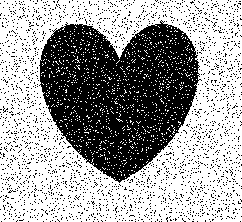
#> input picture src/flipped.png, 242 x 222 px, found by its file name
$ python denoise.py   (Python 2 division)
#> lines starting #> are read from the running program, lines starting #| are printed output that depends on the picture; after the words box and inside, x2 and y2 are one past the last pixel; in counts of white or black regions, pixels touching at a corner belong together
### src/util.py
#!/usr/bin/env python
# -*- coding: utf-8 -*-

"""Denoising utilities."""

import os
import argparse

import numpy as np


def sign(data, translate):
    """Map a dictionary for the element of data.

    Example:
        To convert every element in data with value 0 to -1, 255 to 1,
        use `signed = sign(data, {0: -1, 255: 1})`
    """
    temp = np.array(data)
    return np.vectorize(lambda x: translate[x])(temp)


def get_args(src="in.png", dest="flipped.png"):
    """Get default arguments for simulated annealing."""
#> in main, image is the input picture: PIL image 242x222 1; 62.9% white; 2279 black regions (2278 under 20 px), largest, box (x1, y1, x2, y2) and area: (39, 20, 202, 183) 16422
    parser = argparse.ArgumentParser()
    parser.add_argument("-i", "--input", type=str, default=src)
    parser.add_argument("-o", "--output", type=str, default=dest)
    parser.add_argument("-d", "--density", type=float, default=0.1)
    parser.add_argument("-b", "--beta", type=float, default=1e-3)
    parser.add_argument("-e", "--eta", type=float, default=2.1e-3)
    parser.add_argument("-a", "--argh", type=float, default=0.0)
    parser.add_argument("-k", "--kmax", type=int, default=15)
    parser.add_argument("-m", "--method", type=str, default='SA')
    args = parser.parse_args()

    # absolute path to the directory of this .py
    file_dir = os.path.dirname(os.path.realpath(__file__))
    parent_dir, _ = os.path.split(file_dir)
    args.input = os.path.join(parent_dir, 'img', args.input)
    args.output = os.path.join(parent_dir, 'img', args.output)
    return args

### src/denoise.py
#!/usr/bin/env python
# -*- coding: utf-8 -*-
"""Image denoising module."""

from random import random
import time
import os
import argparse

import numpy as np
import matplotlib.pyplot as plt
from PIL import Image

from util import *


def E_generator(beta, eta, h):
    """Generate energy function E and localized version of E.

    Usage: E, localized_E = E_generator(beta, eta, h)
    Formula:
        E = h * \sum{x_i} - beta * \sum{x_i x_j} - eta * \sum{x_i y_i}
    """
    def E(x, y):
        """Calculate energy for matrices x, y.

        Note: the computation is not localized, so this is quite expensive.
        """
        # sum of products of neighboring paris {xi, yi}
        xxm = np.zeros_like(x)
        xxm[:-1, :] = x[1:, :]  # down
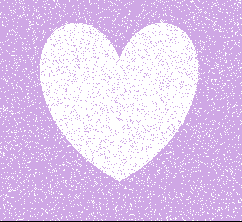
#> xxm: shape (222, 242) int64; 3 distinct labels, from -1 to 1; one colour per label, 0 black, -1 white
        xxm[1:, :] += x[:-1, :]  # up
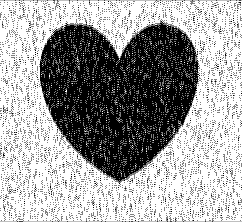
#> xxm: shape (222, 242) int64; min -2, max 2, mean 0.508; drawn with min black and max white
        xxm[:, :-1] += x[:, 1:]  # right
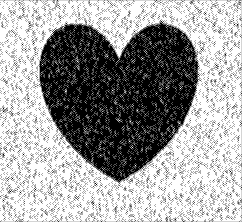
#> xxm: shape (222, 242) int64; min -3, max 3, mean 0.763; drawn with min black and max white
        xxm[:, 1:] += x[:, :-1]  # left
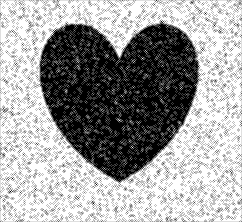
#> xxm: shape (222, 242) int64; min -4, max 4, mean 1.02; drawn with min black and max white
        xx = np.sum(xxm * x)
#> xx = 134804
        xy = np.sum(x * y)
#> xy = 53724
        xsum = np.sum(x)
#> xsum = 13852
        return h * xsum - beta * xx - eta * xy

    def is_valid(i, j, shape):
        """Check if coordinate i, j is valid in shape."""
        return i >= 0 and j >= 0 and i < shape[0] and j < shape[1]

    def localized_E(E1, i, j, x, y):
        """Localized version of Energy function E.

        Usage: old_x_ij, new_x_ij, E1, E2 = localized_E(Ecur, i, j, x, y)
        """
        oldval = x[i, j]
        newval = oldval * -1  # flip
        # local computations
        E2 = E1 - (h * oldval) + (h * newval)
        E2 = E2 + (eta * y[i, j] * oldval) - (eta * y[i, j] * newval)
        adjacent = [(0, 1), (0, -1), (1, 0), (-1, 0)]
        neighbors = [x[i + di, j + dj] for di, dj in adjacent
                     if is_valid(i + di, j + dj, x.shape)]
        E2 = E2 + beta * sum(a * oldval for a in neighbors)
        E2 = E2 - beta * sum(a * newval for a in neighbors)
        return oldval, newval, E1, E2

    return E, localized_E


def temperature(k, kmax):
    """Schedule the temperature for simulated annealing."""
    return 1.0 / 500 * (1.0 / k - 1.0 / kmax)


def prob(E1, E2, t):
    """Probability transition function for simulated annealing."""
    return 1 if E1 > E2 else np.exp((E1 - E2) / t)


def simulated_annealing(y, kmax, E, localized_E, temp_dir):
    """Simulated annealing process for image denoising.

    Parameters
    ----------
    y: array_like
        The noisy binary image matrix ranging in {-1, 1}.
    kmax: int
        The maximun number of iterations.
    E: function
        Energy function.
    localized_E: function
        Localized version of E.
    temp_dir: path
        Directory to save temporary results.

    Returns
    ----------
    x: array_like
        The denoised binary image matrix ranging in {-1, 1}.
    energy_record:
        [time, Ebest] records for plotting.
    """
    x = np.array(y)
    Ebest = Ecur = E(x, y)  # initial energy
#> Ebest = -247.6; Ecur = -247.6
    initial_time = time.time()
    energy_record = [[0.0, ], [Ebest, ]]
#> energy_record = [[0], [-247.6]]

    for k in range(1, kmax + 1):  # iterate kmax times
        start_time = time.time()
        t = temperature(k, kmax + 1)
        print "k = %d, Temperature = %.4e" % (k, t)
        accept, reject = 0, 0
        for idx in np.ndindex(y.shape):  # for each pixel in the matrix
            old, new, E1, E2 = localized_E(Ecur, idx[0], idx[1], x, y)
            p, q = prob(E1, E2, t), random()
            if p > q:
                accept += 1
                Ecur, x[idx] = E2, new
                if (E2 < Ebest):
                    Ebest = E2  # update Ebest
            else:
                reject += 1
                Ecur, x[idx] = E1, old

        # record time and Ebest of this iteration
        end_time = time.time()
        energy_record[0].append(end_time - initial_time)
        energy_record[1].append(Ebest)

        print "--- k = %d, accept = %d, reject = %d ---" % (k, accept, reject)
        print "--- k = %d, %.1f seconds ---" % (k, end_time - start_time)

        # save temporary results
        temp = sign(x, {-1: 0, 1: 255})
        temp_path = os.path.join(temp_dir, 'temp-%d.png' % (k))
        Image.fromarray(temp).convert('1', dither=Image.NONE).save(temp_path)
        print "[Saved]", temp_path
#> this loop made 1 pass
#| --- k = 1, 20.2 seconds ---
#> pass 1, in sign (call 2), `temp = np.array(data)`:
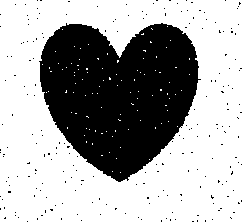
#> temp: shape (222, 242) int64; values -1 (black) and 1 (white), 65.9% white; 224 black regions (223 under 20 px), largest, box (x1, y1, x2, y2) and area: (39, 23, 201, 182) 17969

    return x, energy_record


def ICM(y, E, localized_E):
    """Greedy version of simulated_annealing()."""
    x = np.array(y)
    Ebest = Ecur = E(x, y)  # initial energy
    initial_time = time.time()
    energy_record = [[0.0, ], [Ebest, ]]

    for idx in np.ndindex(y.shape):  # for each pixel in the matrix
        old, new, E1, E2 = localized_E(Ecur, idx[0], idx[1], x, y)
        if (E2 < Ebest):
            Ecur, x[idx] = E2, new
            Ebest = E2  # update Ebest
        else:
            Ecur, x[idx] = E1, old

        if idx[1] == y.shape[1] - 1:
            # record time and Ebest of this iteration
            used_time = time.time() - initial_time
            energy_record[0].append(used_time)
            energy_record[1].append(Ebest)

    return x, energy_record


def denoise_image(image, args, method='SA'):
    """Denoise a binary image.

    Usage: denoised_image, energy_record = denoise_image(image, args, method)
    """
    data = sign(image.getdata(), {0: -1, 255: 1})  # convert to {-1, 1}
    E, localized_E = E_generator(args.beta, args.eta, args.argh)
    temp_dir = os.path.dirname(os.path.realpath(args.output))
    y = data.reshape(image.size[::-1])  # convert 1-d array to matrix
    if method == 'SA':
        result, energy_record = simulated_annealing(
            y, args.kmax, E, localized_E, temp_dir)
    else:
        result, energy_record = ICM(y, E, localized_E)
    result = sign(result, {-1: 0, 1: 255})
    output_image = Image.fromarray(result).convert('1', dither=Image.NONE)
    return output_image, energy_record


def main():
    args = get_args(src="flipped.png", dest="best.png")

    # denoise and save result
    image = Image.open(args.input)
    result, energy_record = denoise_image(image, args, args.method)
    result.save(args.output)
    print "[Saved]", args.output

    # plot time-energy relationship and save
    plt.plot(*energy_record)
    plt.xlabel('Time(s)')
    plt.ylabel('Energy')
    output_dir = os.path.dirname(os.path.realpath(args.output))
    plot_path = os.path.join(output_dir, args.method + '-energy-time.png')
    plt.savefig(plot_path)
    print "[Saved]", plot_path

if __name__ == "__main__":
#> (the run stopped early here; a loop or call above may not have finished)
